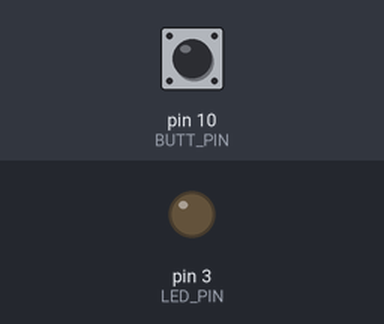
This sketch was run on a simulated Arduino Uno, built with avr-gcc and run on an emulated ATmega328P. On the bench: output pins drawn as LEDs (lit = HIGH). The inputs (shaded band) are chosen by the test bench; at power-on: pin 10 (BUTT_PIN) HIGH.

Above: at 4.2 s.
4.3 s: pin 10 (BUTT_PIN) pulled LOW for 0.15 s
At 10.5 s:
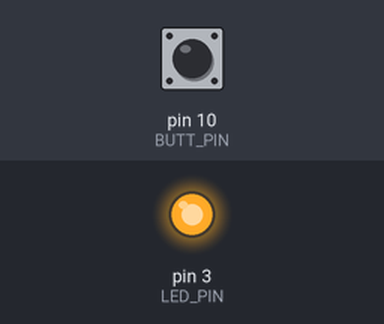
Timing chart, 0 to 12.0 s (numbered marks = the images above; inputs shaded):
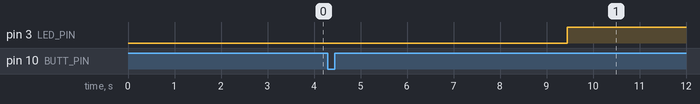

Measured:
- after the input at 4.3 s, pin 3 (LED_PIN): LOW → HIGH after 5.1 s instead of 0.70 s

The sketch:

P7_Switch_LED.ino
```cpp
#define BUTT_PIN 10
#define LED_PIN 3

int press_delay = 5;                    // Predefine press delay to light the
unsigned long lastPressTime = 0;        // Define a last time pressed button
boolean ledState = LOW;                 // led state initialized to off

void setup() {
  pinMode(BUTT_PIN, INPUT);
  pinMode(LED_PIN, OUTPUT);
  Serial.begin(9600);
}

void loop() {
  int butt_state = digitalRead(BUTT_PIN);
  unsigned long currentTime = millis();    // Get the current time

  if (butt_state == LOW) {
    // Button is not pressed
    lastPressTime = 0;                     // Expected because when butt was not pressed lat time is 0
  } else if (butt_state == HIGH && lastPressTime == 0) {
    // Button has just been pressed
    lastPressTime = currentTime;           // If we press the button, we set the press time to the current time -> millis   (Used later to compare millis()-lastpressedtime >? 5)
  }

  if (lastPressTime != 0 && currentTime - lastPressTime >= press_delay * 1000) {
    ledState = HIGH;
  }

  if (butt_state == HIGH && ledState == HIGH && currentTime - lastPressTime <= 500) {
    // Button is pressed and LED is on, turn off the LED if the button is pressed again within 500ms
    ledState = LOW;
    lastPressTime = 0; // Reset lastPressTime to prevent immediate turn-on
  }
   // Write the ledState into the LED_PIN using the digitalWrite
   digitalWrite(LED_PIN, ledState);
}
```
